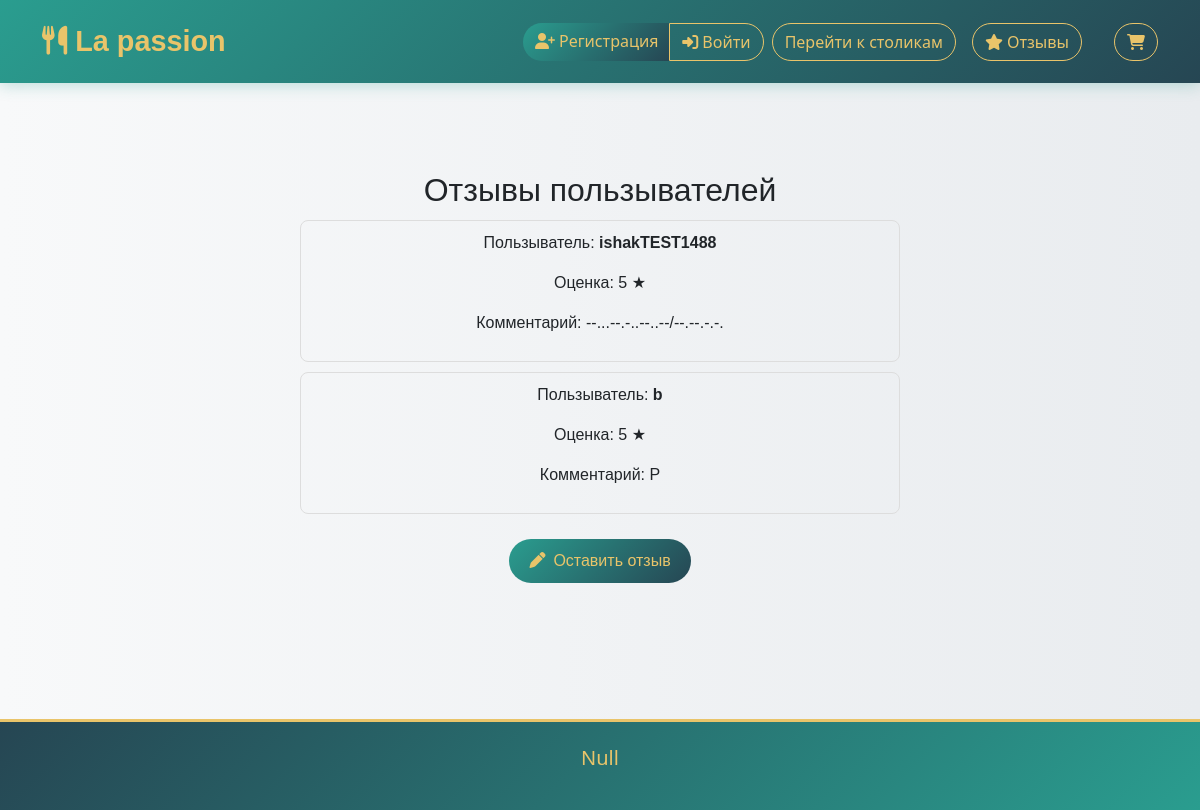
The page /reviews/ on the database as committed earlier.
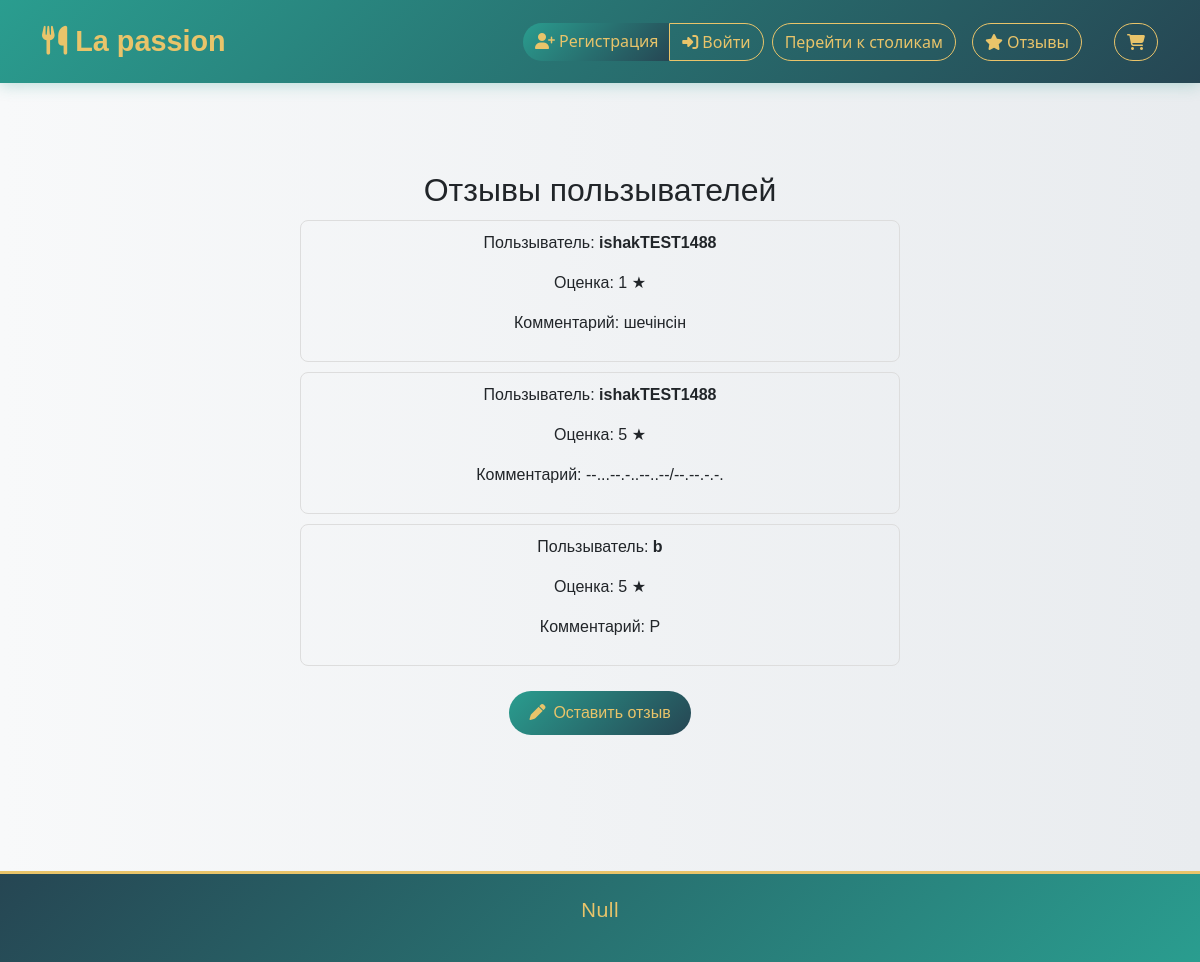
The same page on the database as committed later.
### global_system/models.py (models this page shows, shortened)
class Review(models.Model):
    user = models.ForeignKey(User, on_delete=models.CASCADE)
    rating = models.IntegerField(choices=[(i, f'{i} ★') for i in range(1, 6)])
    comment = models.TextField(blank=True)

### global_system/views.py (the view)
# urls.py: path('reviews/', views.review_list, name='review_list'),
def review_list(request):
    reviews = Review.objects.all().order_by('-id')
    return render(request, 'global_system/review_list.html', {'reviews': reviews})

### global_system/templates/global_system/review_list.html
{% extends "global_system/base.html" %}
{% block content %}
<div style="max-width:600px;margin:40px auto;text-align:center;font-family:sans-serif;">
    <h2>Отзывы пользывателей</h2>
    {% if reviews %}
        {% for review in reviews %}
            <div style="border:1px solid #ddd;padding:10px;border-radius:8px;margin:10px 0;">
                <p>Пользыватель: <strong>{{ review.user.username }}</strong></p>
                <p>Оценка: {{ review.rating }} ★</p>
                {% if review.comment %}
                    <p>Комментарий: {{ review.comment }}</p>
                {% endif %}
            </div>
        {% endfor %}
    {% else %}
        <p>Нету отзывов.</p>
    {% endif %}
<a href="{% url 'leave_review' %}"
   style="display:inline-block;margin-top:15px;padding:10px 20px;
          background:linear-gradient(135deg, #2a9d8f, #264653);
          color:#e9c46a;text-decoration:none;border-radius:30px;
          font-weight:500;transition:0.3s;">
   <i class="fas fa-pen me-2"></i>Оставить отзыв
</a>
</div>
{% endblock %}

Rows that differ between the two databases and show on the page:
added Review: user.username "ishakTEST1488", rating "1", comment "шечінсін"
